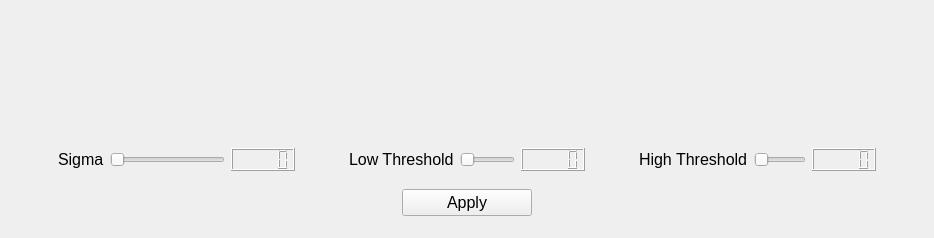
      <widget class="QWidget" name="hough_tab">
       <attribute name="title">
        <string> Edge Detector </string>
       </attribute>
       <layout class="QGridLayout" name="gridLayout_2">
        <item row="0" column="0">
         <layout class="QVBoxLayout" name="verticalLayout" stretch="1,10,1,1,1,0,1">
          <item>
           <spacer name="verticalSpacer">
            <property name="orientation">
             <enum>Qt::Vertical</enum>
            </property>
            <property name="sizeHint" stdset="0">
             <size>
              <width>20</width>
              <height>40</height>
             </size>
            </property>
           </spacer>
          </item>
          <item>
           <layout class="QHBoxLayout" name="horizontalLayout1"/>
          </item>
          <item>
           <spacer name="verticalSpacer_2">
            <property name="orientation">
             <enum>Qt::Vertical</enum>
            </property>
            <property name="sizeHint" stdset="0">
             <size>
              <width>20</width>
              <height>40</height>
             </size>
            </property>
           </spacer>
          </item>
          <item>
           <layout class="QHBoxLayout" name="horizontalLayout_5" stretch="1,5,1,5,1,5,1">
            <item>
             <spacer name="horizontalSpacer_6">
              <property name="orientation">
               <enum>Qt::Horizontal</enum>
              </property>
              <property name="sizeHint" stdset="0">
               <size>
                <width>40</width>
                <height>20</height>
               </size>
              </property>
             </spacer>
            </item>
            <item>
             <layout class="QHBoxLayout" name="horizontalLayout_2" stretch="0,0,0">
              <item>
               <widget class="QLabel" name="label">
                <property name="font">
                 <font>
                  <pointsize>12</pointsize>
                  <weight>50</weight>
                  <bold>false</bold>
                 </font>
                </property>
                <property name="text">
                 <string>Sigma</string>
                </property>
               </widget>
              </item>
              <item>
               <widget class="QSlider" name="sigma_slider">
                <property name="orientation">
                 <enum>Qt::Horizontal</enum>
                </property>
               </widget>
              </item>
              <item>
               <widget class="QLCDNumber" name="sigma_lcd"/>
              </item>
             </layout>
            </item>
            <item>
             <spacer name="horizontalSpacer_4">
              <property name="orientation">
               <enum>Qt::Horizontal</enum>
              </property>
              <property name="sizeHint" stdset="0">
               <size>
                <width>40</width>
                <height>20</height>
               </size>
              </property>
             </spacer>
            </item>
            <item>
             <layout class="QHBoxLayout" name="horizontalLayout_3">
              <item>
               <widget class="QLabel" name="label_2">
                <property name="font">
                 <font>
                  <pointsize>12</pointsize>
                  <weight>50</weight>
                  <bold>false</bold>
                 </font>
                </property>
                <property name="text">
                 <string>Low Threshold</string>
                </property>
               </widget>
              </item>
              <item>
               <widget class="QSlider" name="threshold1_slider">
                <property name="orientation">
                 <enum>Qt::Horizontal</enum>
                </property>
               </widget>
              </item>
              <item>
               <widget class="QLCDNumber" name="threshold1_lcd"/>
              </item>
             </layout>
            </item>
            <item>
             <spacer name="horizontalSpacer_5">
              <property name="orientation">
               <enum>Qt::Horizontal</enum>
              </property>
              <property name="sizeHint" stdset="0">
               <size>
                <width>40</width>
                <height>20</height>
               </size>
              </property>
             </spacer>
            </item>
            <item>
             <layout class="QHBoxLayout" name="horizontalLayout_4">
              <item>
               <widget class="QLabel" name="label_3">
                <property name="font">
                 <font>
                  <pointsize>12</pointsize>
                  <weight>50</weight>
                  <bold>false</bold>
                 </font>
                </property>
                <property name="text">
                 <string>High Threshold</string>
                </property>
               </widget>
              </item>
              <item>
               <widget class="QSlider" name="threshold2_slider">
                <property name="orientation">
                 <enum>Qt::Horizontal</enum>
                </property>
               </widget>
              </item>
              <item>
               <widget class="QLCDNumber" name="threshold2_lcd"/>
              </item>
             </layout>
            </item>
            <item>
             <spacer name="horizontalSpacer_7">
              <property name="orientation">
               <enum>Qt::Horizontal</enum>
              </property>
              <property name="sizeHint" stdset="0">
               <size>
                <width>40</width>
                <height>20</height>
               </size>
              </property>
             </spacer>
            </item>
           </layout>
          </item>
          <item>
           <spacer name="verticalSpacer_3">
            <property name="orientation">
             <enum>Qt::Vertical</enum>
            </property>
            <property name="sizeHint" stdset="0">
             <size>
              <width>20</width>
              <height>40</height>
             </size>
            </property>
           </spacer>
          </item>
          <item>
           <layout class="QHBoxLayout" name="horizontalLayout_7" stretch="3,1,3">
            <item>
             <spacer name="horizontalSpacer">
              <property name="orientation">
               <enum>Qt::Horizontal</enum>
              </property>
              <property name="sizeHint" stdset="0">
               <size>
                <width>40</width>
                <height>20</height>
               </size>
              </property>
             </spacer>
            </item>
            <item>
             <widget class="QPushButton" name="canny_apply_button">
              <property name="font">
               <font>
                <pointsize>12</pointsize>
                <weight>50</weight>
                <bold>false</bold>
               </font>
              </property>
              <property name="text">
               <string>Apply</string>
              </property>
             </widget>
            </item>
            <item>
             <spacer name="horizontalSpacer_2">
              <property name="orientation">
               <enum>Qt::Horizontal</enum>
              </property>
              <property name="sizeHint" stdset="0">
               <size>
                <width>40</width>
                <height>20</height>
               </size>
              </property>
             </spacer>
            </item>
           </layout>
          </item>
          <item>
           <spacer name="verticalSpacer_4">
            <property name="orientation">
             <enum>Qt::Vertical</enum>
            </property>
            <property name="sizeHint" stdset="0">
             <size>
              <width>20</width>
              <height>40</height>
             </size>
            </property>
           </spacer>
          </item>
         </layout>
        </item>
       </layout>
      </widget>
